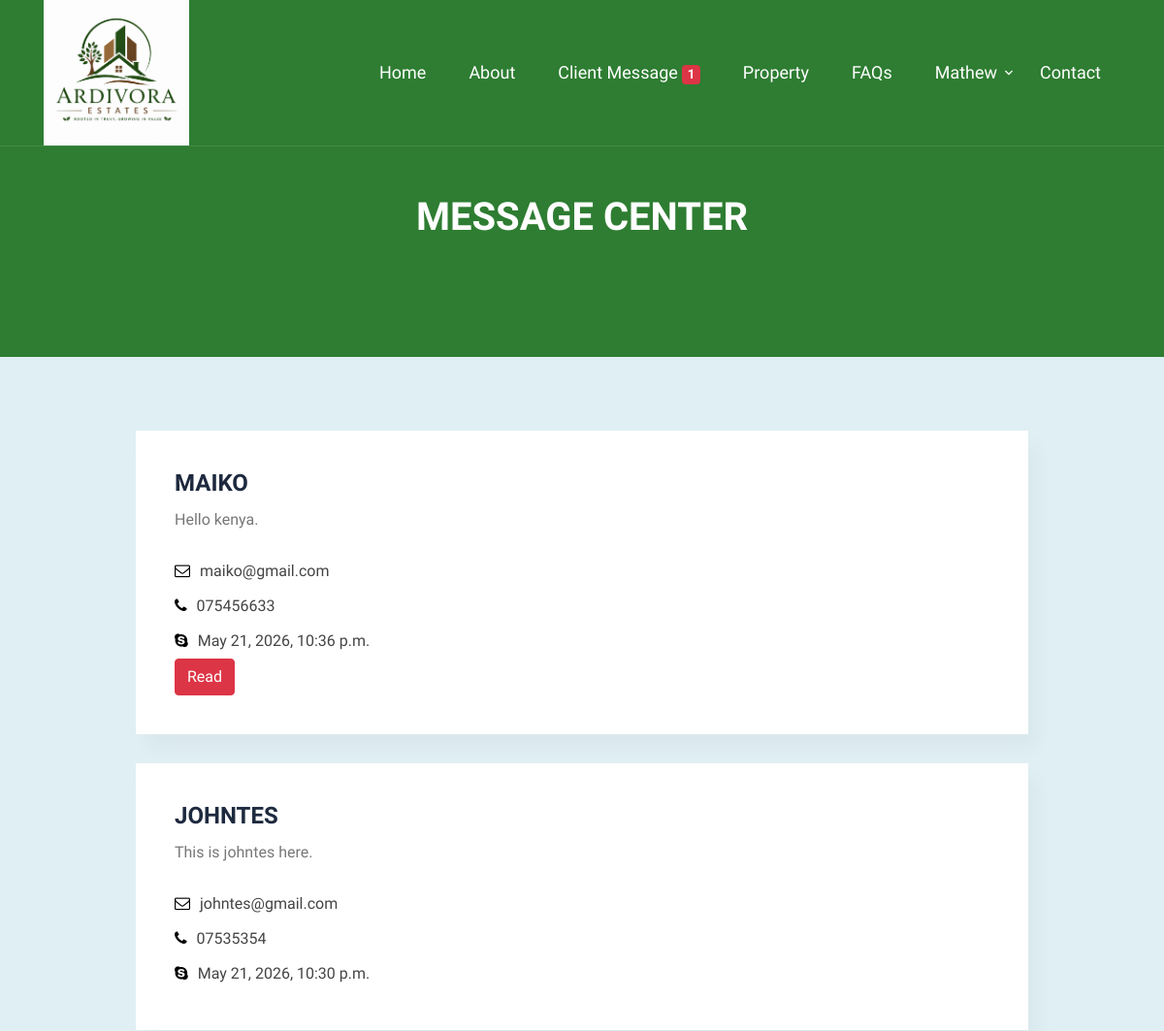
The page /messagesClient (signed in, upper part) on the database as committed earlier.
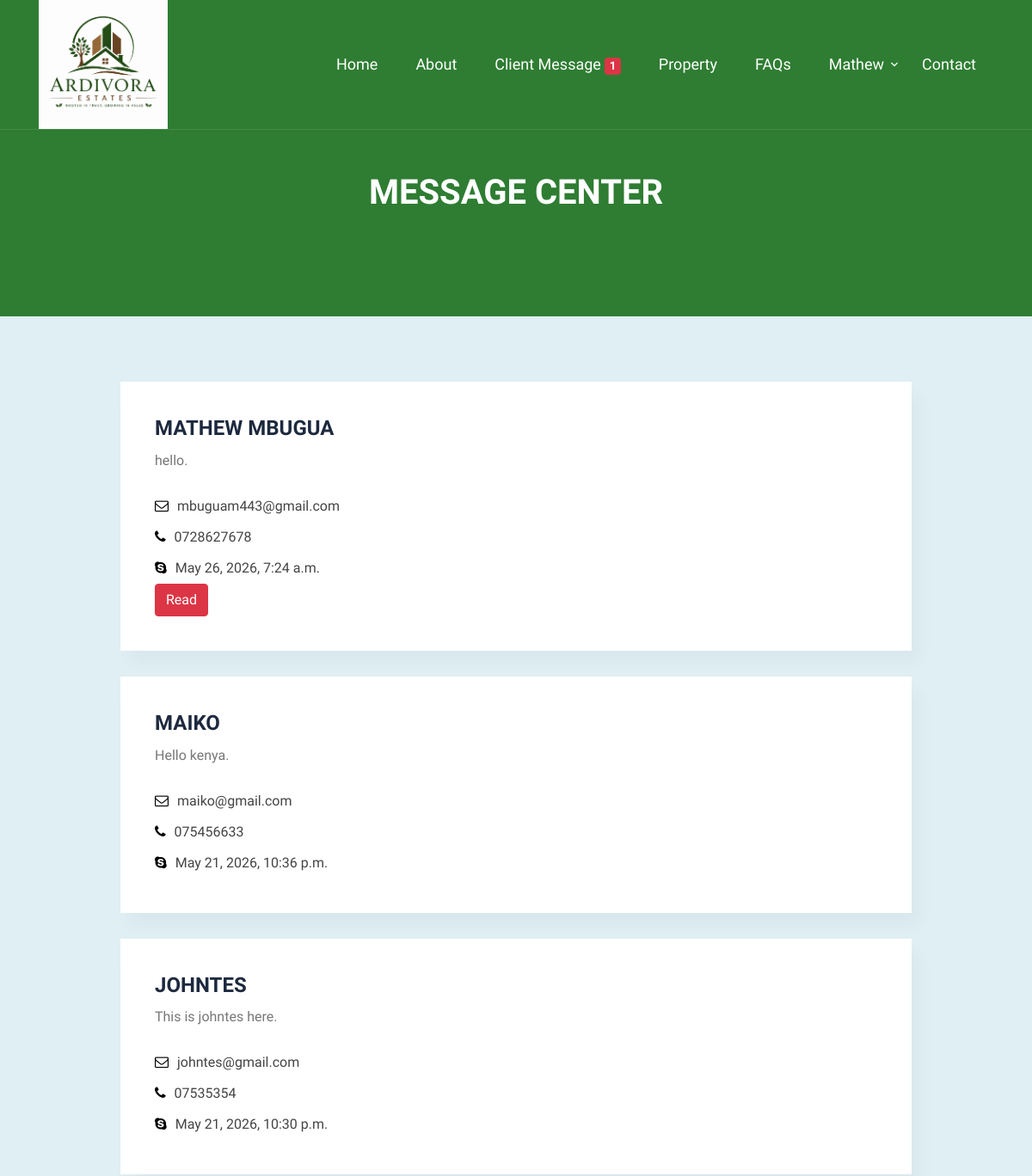
The same page on the database as committed later.
### stellaapp/models.py (models this page shows, shortened)
class Enquiry(models.Model):
    name = models.CharField(max_length=100)
    email = models.EmailField()
    phone = models.CharField(max_length=20)
    message = models.TextField()
    is_read = models.BooleanField(default=False)
    created_at = models.DateTimeField(auto_now_add=True)

### stellaapp/views.py (the view)
# urls.py: path('messagesClient',views.messagesClient,name='messagesClient'),
@login_required
def messagesClient(request):
    unread_count = Enquiry.objects.filter(is_read=False).count()
    context = {
        'unread_count': unread_count
    }
    enquiries = Enquiry.objects.all().order_by('-created_at')
    mydict={'enquiries': enquiries,'unread_count':unread_count }
    return render(request, 'messagesClient.html',context=mydict)

### templates/messagesClient.html
{% extends 'base.html' %}
{% load static %}
{% block content %}
	<section class="section-top">
		<div class="container">
			<div class="col-lg-10 offset-lg-1 col-xs-12 text-center">
				<div class="section-top-title wow fadeInRight" data-wow-duration="1s" data-wow-delay="0.3s"
					data-wow-offset="0">
					<h1>Message Center</h1>
				</div>
			</div>
		</div>
	</section>
	<section class="template_agent">
		<div class="container">
			<div class="row">
				<div class="col-lg-10  offset-lg-1 col-sm-12 col-xs-12">
					{% for enquiry in enquiries %}
					<div class="single_agent mt-3">
						<div class="single_agent_content">
							<h4>{{ enquiry.name }}</h4>
							<h6>{{ enquiry.message }}.</h6>
							<p><i class="fa fa-envelope-o"></i>{{ enquiry.email }}</p>
							<p><i class="fa fa-phone"></i>{{ enquiry.phone }}</p>
							<p><i class="fa fa-skype"></i>{{ enquiry.created_at }}</p>
							{% if not enquiry.is_read %}
							<a  href="{% url 'markread' enquiry.id %}" class="btn btn-danger">Read</a>
							{% endif %}
						</div>
					</div>
					{% empty %}
						<div class="single_agent">
							<h6>No enquiries found..</h6>
					    </div>
					{% endfor %}
				</div>
			</div>
		</div>
	</section>
{% endblock %}

Rows that differ between the two databases and show on the page:
added Enquiry: name "MATHEW MBUGUA", message "hello", email "mbuguam443@gmail.com", phone "0728627678", created_at "May 26, 2026, 7:24 a.m.", is_read "Read"
changed Enquiry "MAIKO": no longer shows "Read"
